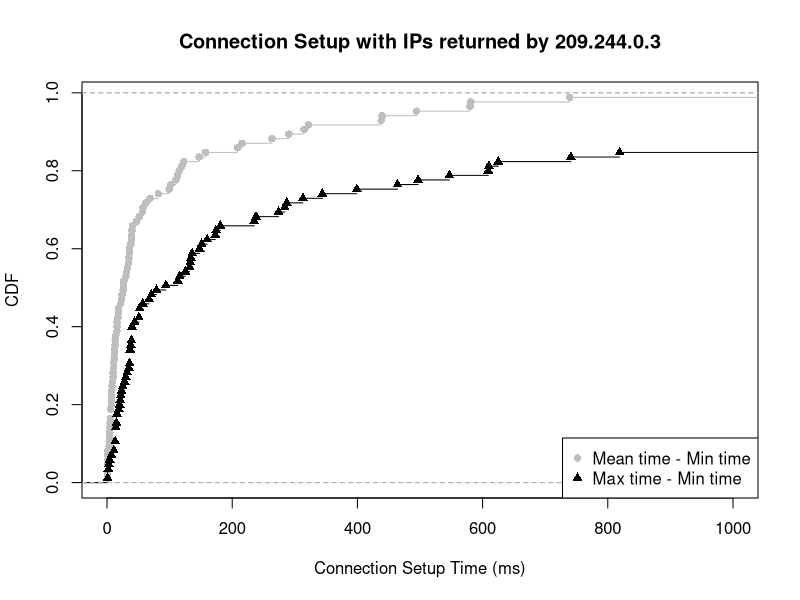

Recreate this plot in R.
mean_min <- c(1.416667, 314.633333, 23.785714, 1.312500, 30.222222, 10.500000, 56.576923, 110.125000, 82.020833, 7.166667, 8.166667, 57.500000, 68.833333, 439.583333, 39.916667, 438.000000, 7.125000, 26.833333, 321.666667, 32.833333, 580.000000, 25.770833, 0.833333, 35.033333, 12.954545, 18.500000, 38.055556, 215.750000, 99.083333, 11.700000, 102.000000, 494.000000, 51.416667, 4.833333, 18.333333, 14.000000, 5.833333, 4.866667, 290.442308, 6.722222, 10.694444, 115.300000, 9.666667, 9.000000, 739.291667, 581.181818, 157.583333, 208.333333, 47.566667, 40.500000, 9.750000, 0.333333, 17.700000, 4.416667, 3.444444, 119.500000, 23.333333, 12.964286, 26.705882, 7.222222, 147.000000, 3509.666667, 21.666667, 1.392157, 112.697917, 5.833333, 36.000000, 5.666667, 15.791667, 3.500000, 16.000000, 34.595238, 39.416667, 263.583333, 35.583333, 15.833333, 31.500000, 1.000000, 1.000000, 62.000000, 3.791667, 11.444444, 38.916667, 12.000000, 122.687500)

max_min <- c(4.00, 2290.00, 51.00, 14.00, 132.00, 16.00, 173.00, 497.00, 3088.00, 14.00, 25.00, 113.00, 133.00, 9079.00, 79.00, 1260.00, 20.00, 116.00, 9012.00, 148.00, 1701.00, 67.00, 2.00, 274.00, 125.00, 37.00, 57.00, 1226.00, 609.00, 37.00, 287.00, 1614.00, 284.00, 22.00, 71.00, 30.00, 21.00, 23.00, 741.00, 44.00, 36.00, 313.00, 13.00, 40.00, 1970.00, 1125.00, 625.00, 464.00, 399.00, 136.00, 19.00, 1.00, 35.00, 15.00, 13.00, 547.00, 52.00, 40.00, 160.00, 37.00, 2055.00, 5719.00, 238.00, 11.00, 819.00, 14.00, 151.00, 16.00, 39.00, 7.00, 32.00, 181.00, 235.00, 3042.00, 134.00, 40.00, 94.00, 3.00, 2.00, 610.00, 38.00, 28.00, 174.00, 52.00, 344.00)

mean_min_val = ecdf(mean_min)
max_min_val = ecdf(max_min)

plot(mean_min_val, lty=1, col="grey", pch = 16, xlab="Connection Setup Time (ms)", ylab="CDF", main="Connection Setup with IPs returned by 209.244.0.3", xlim=c(0, 1000))
lines(max_min_val, pch = 17)

legend("bottomright",  pch = c(16, 17), legend=c("Mean time - Min time", "Max time - Min time"), col=c("grey", "black"))

